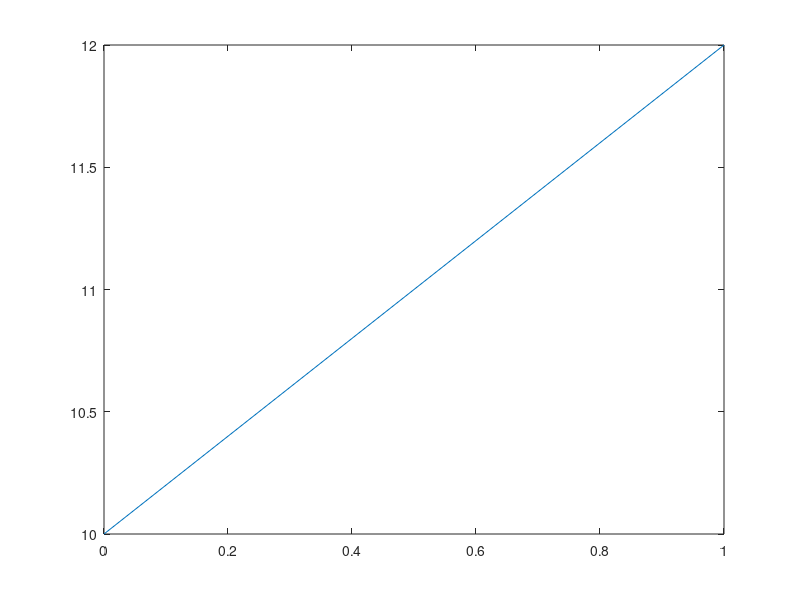

Write the MATLAB code that produced this figure.
clear all
close all
clc
%% Ciao sono Davide
plot([0,1], [10,12]);

g = 9.81;

Y_v = -0.264;                   % stability derivatives
Y_p = 0;
L_v = -7.349;
L_p = 0;

Y_d = 9.568;                    % control derivatives
L_d = 1079.339;
%--------------------------------------------------------------------------
A = [Y_v    Y_p     g;
    L_v     L_p     0;
    0       1       0];

B = [Y_d;
    L_d;
    0];

C = [0      1       0;
    0       0       1];

D = [0;
    0];
%--------------------------------------------------------------------------
sys = ss(A,B,C,D)